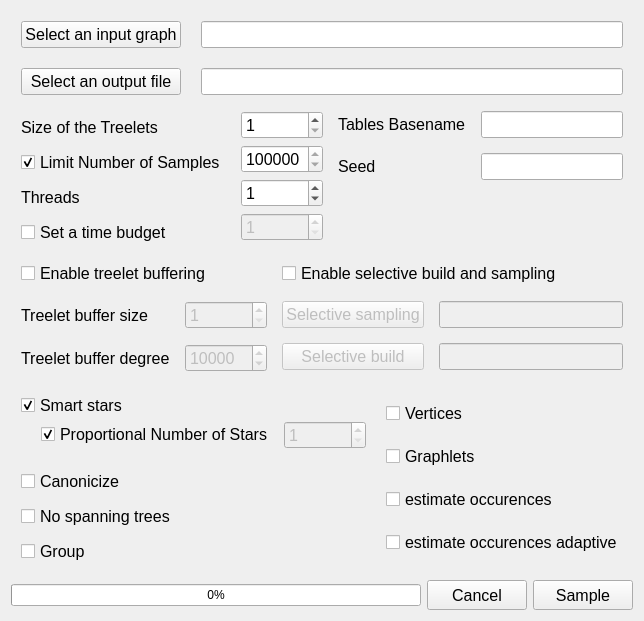
     <widget class="QWidget" name="sampleTab">
      <attribute name="title">
       <string>Sample</string>
      </attribute>
      <layout class="QVBoxLayout" name="verticalLayout_28">
       <item>
        <layout class="QHBoxLayout" name="upperHorizontalLayout_2" stretch="0,1">
         <property name="spacing">
          <number>20</number>
         </property>
         <property name="leftMargin">
          <number>10</number>
         </property>
         <property name="topMargin">
          <number>10</number>
         </property>
         <property name="rightMargin">
          <number>10</number>
         </property>
         <item>
          <layout class="QVBoxLayout" name="verticalLayout_8">
           <item>
            <widget class="QPushButton" name="sampleSelectInputFileButton">
             <property name="sizePolicy">
              <sizepolicy hsizetype="Minimum" vsizetype="Fixed">
               <horstretch>0</horstretch>
               <verstretch>0</verstretch>
              </sizepolicy>
             </property>
             <property name="font">
              <font>
               <pointsize>12</pointsize>
              </font>
             </property>
             <property name="text">
              <string>Select an input graph</string>
             </property>
             <property name="autoDefault">
              <bool>false</bool>
             </property>
            </widget>
           </item>
           <item>
            <widget class="QPushButton" name="sampleSelectOutputFileButton">
             <property name="font">
              <font>
               <pointsize>12</pointsize>
              </font>
             </property>
             <property name="text">
              <string>Select an output file</string>
             </property>
             <property name="autoDefault">
              <bool>false</bool>
             </property>
            </widget>
           </item>
          </layout>
         </item>
         <item>
          <layout class="QVBoxLayout" name="verticalLayout_9">
           <item>
            <widget class="QLineEdit" name="sampleInputFileLineEdit">
             <property name="font">
              <font>
               <pointsize>12</pointsize>
              </font>
             </property>
             <property name="toolTip">
              <string/>
             </property>
             <property name="text">
              <string/>
             </property>
            </widget>
           </item>
           <item>
            <widget class="QLineEdit" name="sampleOutputFileLineEdit">
             <property name="font">
              <font>
               <pointsize>12</pointsize>
              </font>
             </property>
             <property name="toolTip">
              <string/>
             </property>
             <property name="text">
              <string/>
             </property>
            </widget>
           </item>
          </layout>
         </item>
        </layout>
       </item>
       <item>
        <layout class="QHBoxLayout" name="horizontalLayout_17">
         <property name="spacing">
          <number>15</number>
         </property>
         <property name="leftMargin">
          <number>10</number>
         </property>
         <property name="topMargin">
          <number>10</number>
         </property>
         <property name="rightMargin">
          <number>10</number>
         </property>
         <item>
          <layout class="QHBoxLayout" name="horizontalLayout_3">
           <item>
            <layout class="QVBoxLayout" name="verticalLayout_10">
             <property name="spacing">
              <number>6</number>
             </property>
             <item>
              <widget class="QLabel" name="label_2">
               <property name="font">
                <font>
                 <pointsize>12</pointsize>
                </font>
               </property>
               <property name="text">
                <string>Size of the Treelets</string>
               </property>
              </widget>
             </item>
             <item>
              <widget class="QCheckBox" name="sampleNumberOfSamplesCheckBox">
               <property name="font">
                <font>
                 <pointsize>12</pointsize>
                </font>
               </property>
               <property name="text">
                <string>Limit Number of Samples</string>
               </property>
               <property name="checked">
                <bool>true</bool>
               </property>
              </widget>
             </item>
             <item>
              <widget class="QLabel" name="label_11">
               <property name="font">
                <font>
                 <pointsize>12</pointsize>
                </font>
               </property>
               <property name="text">
                <string>Threads</string>
               </property>
              </widget>
             </item>
             <item>
              <widget class="QCheckBox" name="sampleTimeBudgetCheckBox">
               <property name="font">
                <font>
                 <pointsize>12</pointsize>
                </font>
               </property>
               <property name="text">
                <string>Set a time budget</string>
               </property>
              </widget>
             </item>
            </layout>
           </item>
           <item>
            <layout class="QVBoxLayout" name="verticalLayout_11">
             <property name="spacing">
              <number>6</number>
             </property>
             <item>
              <widget class="QSpinBox" name="sampleSizeOfTreeletsSpinBox">
               <property name="font">
                <font>
                 <pointsize>12</pointsize>
                </font>
               </property>
               <property name="suffix">
                <string/>
               </property>
               <property name="prefix">
                <string/>
               </property>
               <property name="minimum">
                <number>1</number>
               </property>
               <property name="maximum">
                <number>16</number>
               </property>
               <property name="stepType">
                <enum>QAbstractSpinBox::DefaultStepType</enum>
               </property>
              </widget>
             </item>
             <item>
              <widget class="QSpinBox" name="sampleNumberOfSamplesSpinBox">
               <property name="font">
                <font>
                 <pointsize>12</pointsize>
                </font>
               </property>
               <property name="suffix">
                <string/>
               </property>
               <property name="prefix">
                <string/>
               </property>
               <property name="minimum">
                <number>1000000</number>
               </property>
               <property name="maximum">
                <number>1000000000</number>
               </property>
               <property name="singleStep">
                <number>1000000</number>
               </property>
               <property name="stepType">
                <enum>QAbstractSpinBox::DefaultStepType</enum>
               </property>
               <property name="value">
                <number>1000000</number>
               </property>
              </widget>
             </item>
             <item>
              <widget class="QSpinBox" name="sampleThreadsSpinBox">
               <property name="font">
                <font>
                 <pointsize>12</pointsize>
                </font>
               </property>
               <property name="suffix">
                <string/>
               </property>
               <property name="prefix">
                <string/>
               </property>
               <property name="minimum">
                <number>0</number>
               </property>
               <property name="maximum">
                <number>128</number>
               </property>
               <property name="stepType">
                <enum>QAbstractSpinBox::DefaultStepType</enum>
               </property>
               <property name="value">
                <number>1</number>
               </property>
              </widget>
             </item>
             <item>
              <widget class="QSpinBox" name="sampleTimeBudgetSpinBox">
               <property name="enabled">
                <bool>false</bool>
               </property>
               <property name="font">
                <font>
                 <pointsize>12</pointsize>
                </font>
               </property>
               <property name="suffix">
                <string/>
               </property>
               <property name="prefix">
                <string/>
               </property>
               <property name="minimum">
                <number>1</number>
               </property>
               <property name="maximum">
                <number>999999999</number>
               </property>
               <property name="stepType">
                <enum>QAbstractSpinBox::DefaultStepType</enum>
               </property>
              </widget>
             </item>
            </layout>
           </item>
          </layout>
         </item>
         <item>
          <layout class="QHBoxLayout" name="horizontalLayout_8">
           <property name="bottomMargin">
            <number>65</number>
           </property>
           <item>
            <layout class="QVBoxLayout" name="verticalLayout_12">
             <item>
              <widget class="QLabel" name="label_14">
               <property name="font">
                <font>
                 <pointsize>12</pointsize>
                </font>
               </property>
               <property name="text">
                <string>Tables Basename</string>
               </property>
              </widget>
             </item>
             <item>
              <widget class="QLabel" name="label_15">
               <property name="font">
                <font>
                 <pointsize>12</pointsize>
                </font>
               </property>
               <property name="text">
                <string>Seed</string>
               </property>
              </widget>
             </item>
            </layout>
           </item>
           <item>
            <layout class="QVBoxLayout" name="verticalLayout_13">
             <item>
              <widget class="QLineEdit" name="sampleTablesBasenameLineEdit">
               <property name="font">
                <font>
                 <pointsize>12</pointsize>
                </font>
               </property>
               <property name="toolTip">
                <string/>
               </property>
               <property name="text">
                <string/>
               </property>
              </widget>
             </item>
             <item>
              <widget class="QLineEdit" name="sampleSeedLineEdit">
               <property name="font">
                <font>
                 <pointsize>12</pointsize>
                </font>
               </property>
               <property name="toolTip">
                <string/>
               </property>
               <property name="text">
                <string/>
               </property>
              </widget>
             </item>
            </layout>
           </item>
          </layout>
         </item>
        </layout>
       </item>
       <item>
        <layout class="QHBoxLayout" name="horizontalLayout_13">
         <property name="spacing">
          <number>15</number>
         </property>
         <property name="leftMargin">
          <number>10</number>
         </property>
         <property name="topMargin">
          <number>10</number>
         </property>
         <property name="rightMargin">
          <number>10</number>
         </property>
         <item>
          <layout class="QVBoxLayout" name="verticalLayout_27">
           <item>
            <widget class="QCheckBox" name="sampleEnableTreeletBufferingCheckBox">
             <property name="font">
              <font>
               <pointsize>12</pointsize>
              </font>
             </property>
             <property name="layoutDirection">
              <enum>Qt::LeftToRight</enum>
             </property>
             <property name="text">
              <string>Enable treelet buffering</string>
             </property>
            </widget>
           </item>
           <item>
            <layout class="QHBoxLayout" name="horizontalLayout_14">
             <item>
              <layout class="QVBoxLayout" name="verticalLayout_25">
               <item>
                <widget class="QLabel" name="label_12">
                 <property name="font">
                  <font>
                   <pointsize>12</pointsize>
                  </font>
                 </property>
                 <property name="text">
                  <string>Treelet buffer size</string>
                 </property>
                </widget>
               </item>
               <item>
                <widget class="QLabel" name="label_13">
                 <property name="font">
                  <font>
                   <pointsize>12</pointsize>
                  </font>
                 </property>
                 <property name="text">
                  <string>Treelet buffer degree</string>
                 </property>
                </widget>
               </item>
              </layout>
             </item>
             <item>
              <layout class="QVBoxLayout" name="verticalLayout_26">
               <item>
                <widget class="QSpinBox" name="sampleTreeletBufferSizeSpinBox">
                 <property name="enabled">
                  <bool>false</bool>
                 </property>
                 <property name="font">
                  <font>
                   <pointsize>12</pointsize>
                  </font>
                 </property>
                 <property name="suffix">
                  <string/>
                 </property>
                 <property name="prefix">
                  <string/>
                 </property>
                 <property name="minimum">
                  <number>1</number>
                 </property>
                 <property name="maximum">
                  <number>16</number>
                 </property>
                 <property name="stepType">
                  <enum>QAbstractSpinBox::DefaultStepType</enum>
                 </property>
                </widget>
               </item>
               <item>
                <widget class="QSpinBox" name="sampleTreeletBufferDegreeSpinBox">
                 <property name="enabled">
                  <bool>false</bool>
                 </property>
                 <property name="font">
                  <font>
                   <pointsize>12</pointsize>
                  </font>
                 </property>
                 <property name="suffix">
                  <string/>
                 </property>
                 <property name="prefix">
                  <string/>
                 </property>
                 <property name="minimum">
                  <number>1</number>
                 </property>
                 <property name="maximum">
                  <number>1000000000</number>
                 </property>
                 <property name="stepType">
                  <enum>QAbstractSpinBox::DefaultStepType</enum>
                 </property>
                 <property name="value">
                  <number>10000</number>
                 </property>
                </widget>
               </item>
              </layout>
             </item>
            </layout>
           </item>
          </layout>
         </item>
         <item>
          <layout class="QVBoxLayout" name="verticalLayout_20">
           <item>
            <widget class="QCheckBox" name="sampleEnableSelectiveBuildAndSamplingCheckBox">
             <property name="font">
              <font>
               <pointsize>12</pointsize>
              </font>
             </property>
             <property name="layoutDirection">
              <enum>Qt::LeftToRight</enum>
             </property>
             <property name="text">
              <string>Enable selective build and sampling</string>
             </property>
            </widget>
           </item>
           <item>
            <layout class="QHBoxLayout" name="horizontalLayout">
             <item>
              <layout class="QVBoxLayout" name="verticalLayout_19">
               <item>
                <widget class="QPushButton" name="sampleSelectTreeletsToSampleFileButton">
                 <property name="enabled">
                  <bool>false</bool>
                 </property>
                 <property name="font">
                  <font>
                   <pointsize>12</pointsize>
                  </font>
                 </property>
                 <property name="text">
                  <string>Selective sampling</string>
                 </property>
                 <property name="autoDefault">
                  <bool>false</bool>
                 </property>
                </widget>
               </item>
               <item>
                <widget class="QPushButton" name="sampleSelectTreeletsToBuildFileButton">
                 <property name="enabled">
                  <bool>false</bool>
                 </property>
                 <property name="font">
                  <font>
                   <pointsize>12</pointsize>
                  </font>
                 </property>
                 <property name="text">
                  <string>Selective build</string>
                 </property>
                 <property name="autoDefault">
                  <bool>false</bool>
                 </property>
                </widget>
               </item>
              </layout>
             </item>
             <item>
              <layout class="QVBoxLayout" name="verticalLayout_17">
               <item>
                <widget class="QLineEdit" name="sampleSelectTreeletsToSampleFileLineEdit">
                 <property name="enabled">
                  <bool>false</bool>
                 </property>
                 <property name="font">
                  <font>
                   <pointsize>12</pointsize>
                  </font>
                 </property>
                 <property name="toolTip">
                  <string/>
                 </property>
                 <property name="text">
                  <string/>
                 </property>
                </widget>
               </item>
               <item>
                <widget class="QLineEdit" name="sampleSelectTreeletsToBuildFileLineEdit">
                 <property name="enabled">
                  <bool>false</bool>
                 </property>
                 <property name="font">
                  <font>
                   <pointsize>12</pointsize>
                  </font>
                 </property>
                 <property name="toolTip">
                  <string/>
                 </property>
                 <property name="text">
                  <string/>
                 </property>
                </widget>
               </item>
              </layout>
             </item>
            </layout>
           </item>
          </layout>
         </item>
        </layout>
       </item>
       <item>
        <layout class="QHBoxLayout" name="horizontalLayout_12">
         <property name="spacing">
          <number>10</number>
         </property>
         <property name="leftMargin">
          <number>10</number>
         </property>
         <property name="topMargin">
          <number>15</number>
         </property>
         <property name="rightMargin">
          <number>10</number>
         </property>
         <item>
          <layout class="QVBoxLayout" name="verticalLayout_24">
           <item>
            <layout class="QVBoxLayout" name="verticalLayout_22">
             <property name="spacing">
              <number>3</number>
             </property>
             <property name="bottomMargin">
              <number>10</number>
             </property>
             <item>
              <widget class="QCheckBox" name="sampleSmartStarsCheckBox">
               <property name="font">
                <font>
                 <pointsize>12</pointsize>
                </font>
               </property>
               <property name="layoutDirection">
                <enum>Qt::LeftToRight</enum>
               </property>
               <property name="text">
                <string>Smart stars</string>
               </property>
               <property name="checked">
                <bool>true</bool>
               </property>
              </widget>
             </item>
             <item>
              <layout class="QHBoxLayout" name="horizontalLayout_5" stretch="0,0">
               <property name="spacing">
                <number>10</number>
               </property>
               <property name="leftMargin">
                <number>20</number>
               </property>
               <property name="rightMargin">
                <number>10</number>
               </property>
               <item>
                <widget class="QCheckBox" name="sampleNumberOfStarsCheckBox">
                 <property name="font">
                  <font>
                   <pointsize>12</pointsize>
                  </font>
                 </property>
                 <property name="text">
                  <string>Proportional Number of Stars</string>
                 </property>
                 <property name="checked">
                  <bool>true</bool>
                 </property>
                 <property name="tristate">
                  <bool>false</bool>
                 </property>
                </widget>
               </item>
               <item>
                <widget class="QSpinBox" name="sampleNumberOfStarsSpinBox">
                 <property name="enabled">
                  <bool>false</bool>
                 </property>
                 <property name="font">
                  <font>
                   <pointsize>12</pointsize>
                  </font>
                 </property>
                 <property name="suffix">
                  <string/>
                 </property>
                 <property name="prefix">
                  <string/>
                 </property>
                 <property name="minimum">
                  <number>1</number>
                 </property>
                 <property name="maximum">
                  <number>999999999</number>
                 </property>
                 <property name="stepType">
                  <enum>QAbstractSpinBox::DefaultStepType</enum>
                 </property>
                </widget>
               </item>
              </layout>
             </item>
            </layout>
           </item>
           <item>
            <layout class="QVBoxLayout" name="verticalLayout_23">
             <item>
              <widget class="QCheckBox" name="sampleCanonicizeCheckBox">
               <property name="font">
                <font>
                 <pointsize>12</pointsize>
                </font>
               </property>
               <property name="layoutDirection">
                <enum>Qt::LeftToRight</enum>
               </property>
               <property name="text">
                <string>Canonicize</string>
               </property>
              </widget>
             </item>
             <item>
              <widget class="QCheckBox" name="sampleNoSpanningTreesCheckBox">
               <property name="font">
                <font>
                 <pointsize>12</pointsize>
                </font>
               </property>
               <property name="layoutDirection">
                <enum>Qt::LeftToRight</enum>
               </property>
               <property name="text">
                <string>No spanning trees</string>
               </property>
              </widget>
             </item>
             <item>
              <widget class="QCheckBox" name="sampleGroupCheckBox">
               <property name="font">
                <font>
                 <pointsize>12</pointsize>
                </font>
               </property>
               <property name="layoutDirection">
                <enum>Qt::LeftToRight</enum>
               </property>
               <property name="text">
                <string>Group</string>
               </property>
              </widget>
             </item>
            </layout>
           </item>
          </layout>
         </item>
         <item>
          <layout class="QVBoxLayout" name="verticalLayout_21">
           <item>
            <widget class="QCheckBox" name="sampleVerticesCheckBox">
             <property name="font">
              <font>
               <pointsize>12</pointsize>
              </font>
             </property>
             <property name="layoutDirection">
              <enum>Qt::LeftToRight</enum>
             </property>
             <property name="text">
              <string>Vertices</string>
             </property>
            </widget>
           </item>
           <item>
            <widget class="QCheckBox" name="sampleGraphletsCheckBox">
             <property name="font">
              <font>
               <pointsize>12</pointsize>
              </font>
             </property>
             <property name="layoutDirection">
              <enum>Qt::LeftToRight</enum>
             </property>
             <property name="text">
              <string>Graphlets</string>
             </property>
            </widget>
           </item>
           <item>
            <widget class="QCheckBox" name="sampleEstimateOccurencesCheckBox">
             <property name="font">
              <font>
               <pointsize>12</pointsize>
              </font>
             </property>
             <property name="layoutDirection">
              <enum>Qt::LeftToRight</enum>
             </property>
             <property name="text">
              <string>estimate occurences</string>
             </property>
            </widget>
           </item>
           <item>
            <widget class="QCheckBox" name="sampleEstimateOccurencesAdaptiveCheckBox">
             <property name="font">
              <font>
               <pointsize>12</pointsize>
              </font>
             </property>
             <property name="layoutDirection">
              <enum>Qt::LeftToRight</enum>
             </property>
             <property name="text">
              <string>estimate occurences adaptive</string>
             </property>
            </widget>
           </item>
          </layout>
         </item>
        </layout>
       </item>
       <item>
        <layout class="QHBoxLayout" name="horizontalLayout_15">
         <property name="topMargin">
          <number>10</number>
         </property>
         <property name="bottomMargin">
          <number>0</number>
         </property>
         <item>
          <widget class="QProgressBar" name="sampleProgressBar">
           <property name="value">
            <number>0</number>
           </property>
          </widget>
         </item>
         <item>
          <widget class="QPushButton" name="cancelButton">
           <property name="minimumSize">
            <size>
             <width>100</width>
             <height>30</height>
            </size>
           </property>
           <property name="maximumSize">
            <size>
             <width>100</width>
             <height>50</height>
            </size>
           </property>
           <property name="font">
            <font>
             <pointsize>12</pointsize>
            </font>
           </property>
           <property name="text">
            <string>Cancel</string>
           </property>
          </widget>
         </item>
         <item>
          <widget class="QPushButton" name="sampleButton">
           <property name="minimumSize">
            <size>
             <width>100</width>
             <height>30</height>
            </size>
           </property>
           <property name="maximumSize">
            <size>
             <width>100</width>
             <height>50</height>
            </size>
           </property>
           <property name="font">
            <font>
             <pointsize>12</pointsize>
            </font>
           </property>
           <property name="layoutDirection">
            <enum>Qt::RightToLeft</enum>
           </property>
           <property name="text">
            <string>Sample</string>
           </property>
           <property name="autoDefault">
            <bool>false</bool>
           </property>
          </widget>
         </item>
        </layout>
       </item>
      </layout>
     </widget>
